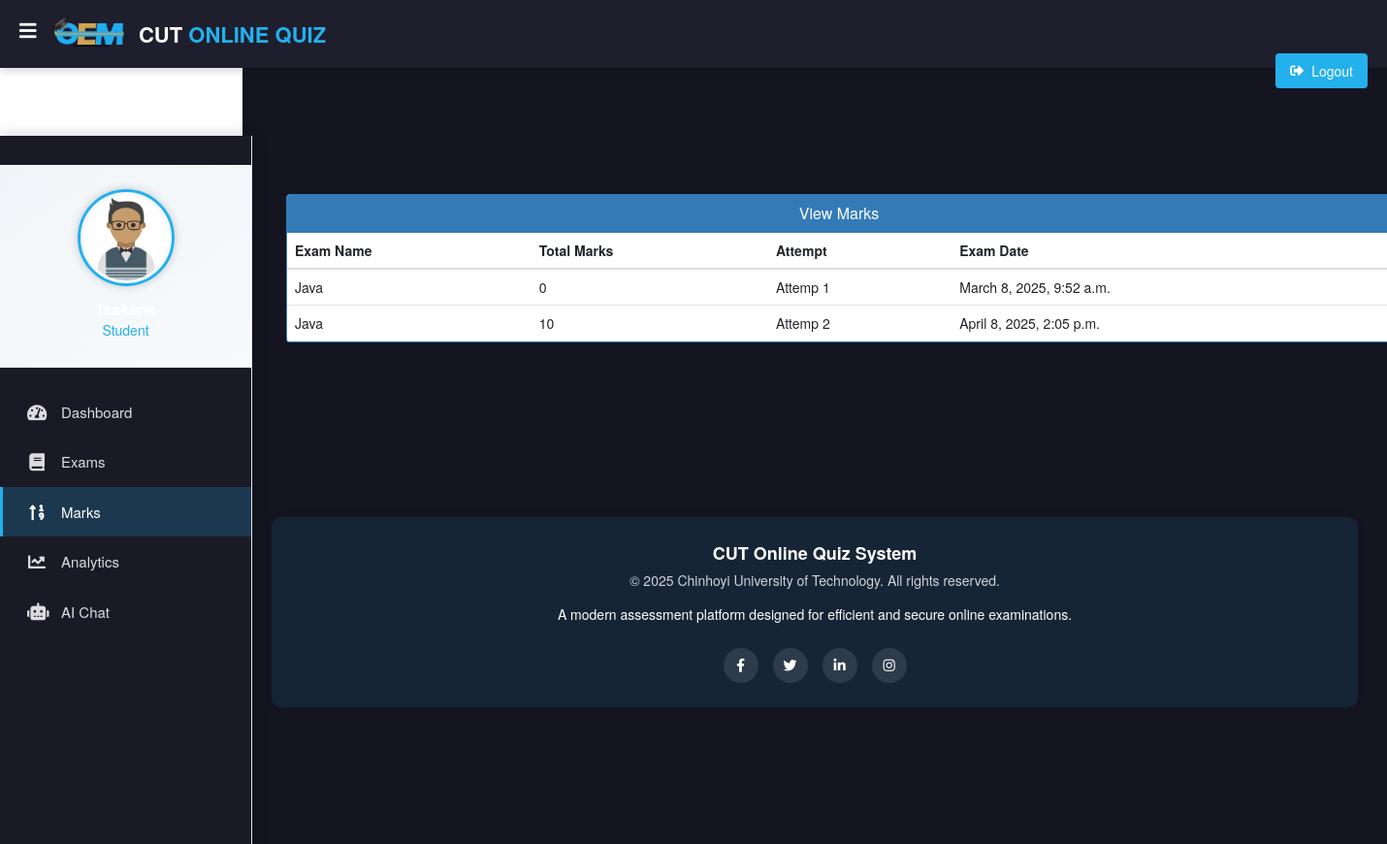
The app's page /student/check-marks/2 (signed in) with its own data.
### quiz/models.py (models this page shows)
class Result(models.Model):
    student = models.ForeignKey(Student,on_delete=models.CASCADE)
    exam = models.ForeignKey(Course,on_delete=models.CASCADE)
    marks = models.PositiveIntegerField()
    date = models.DateTimeField(auto_now=True)

class Course(models.Model):
   course_name = models.CharField(max_length=50)
   question_number = models.PositiveIntegerField()
   total_marks = models.PositiveIntegerField()
   is_timed = models.BooleanField(default=False, help_text="Whether this course has a time limit")
   total_time_minutes = models.PositiveIntegerField(default=0, help_text="Total time allowed for the quiz in minutes (0 = unlimited)")
   sequential_questions = models.BooleanField(default=False, help_text="Display questions one at a time sequentially")
   allow_backtracking = models.BooleanField(default=True, help_text="Whether students can go back to previous questions")
   security_level = models.CharField(max_length=50, choices=[
       ('low', 'Low - Basic protection'),
       ('medium', 'Medium - Prevent copy-paste and right-click'),
       ('high', 'High - Block dev tools and keyboard shortcuts')
   ], default='medium', help_text="Level of security measures to prevent cheating")
   def __str__(self):
        return self.course_name

### student/views.py (the view)
# urls.py: path('check-marks/<int:pk>', views.check_marks_view, name='check-marks'),
@login_required(login_url='studentlogin')
@user_passes_test(is_student)
def check_marks_view(request, pk):
    course=QMODEL.Course.objects.get(id=pk)
    student = models.Student.objects.get(user_id=request.user.id)
    results= QMODEL.Result.objects.all().filter(exam=course).filter(student=student)
    return render(request,'student/check_marks.html',{'results':results})

### student/views.py (called while the page is built)
def is_student(user):
    return user.groups.filter(name='STUDENT').exists()

### templates/student/check_marks.html (shortened to what this page needs)
{% extends 'student/studentbase.html' %}
{% block content %}
{%load static%}
<head>
  <link href="//netdna.bootstrapcdn.com/bootstrap/3.0.0/css/bootstrap.min.css" rel="stylesheet" id="bootstrap-css">
</head>
<br><br>
<div class="container">
  <div class="panel panel-primary">
    <div class="panel-heading">
      <h6 class="panel-title">View Marks</h6>
    </div>
    <table class="table table-hover" id="dev-table">
      <thead>
        <tr>
          <th>Exam Name</th>
          <th>Total Marks</th>
          <th>Attempt</th>
          <th>Exam Date</th>
        </tr>
      </thead>
      {% for t in results %}
      <tr>
        <td> {{t.exam}}</td>
        <td> {{t.marks}}</td>
        <td>Attemp {{ forloop.counter }}</td>
        <td> {{t.date}}</td>
      </tr>
      {% endfor %}
    </table>
  </div>
</div>
<br><br><br><br><br><br>
{% endblock content %}

### static/css/design-system.css (style rules this page uses)
:root { --primary-color: #2563eb; --secondary-color: #1e40af; --accent-color: #3b82f6; --warning-color: #ef4444; --success-color: #22c55e; --danger-color: #dc2626; --info-color: #0ea5e9; --bg-color: #f8fafc; --bg-secondary: #f1f5f9; --text-color: #1e293b; --text-muted: #64748b; --border-color: #e2e8f0; --card-bg: #ffffff; --card-shadow: 0 4px 6px -1px rgba(0, 0, 0, 0.1), 0 2px 4px -1px rgba(0, 0, 0, 0.06); --header-height: 70px; --sidebar-width: 260px; --sidebar-collapsed-width: 70px; --border-radius: 8px; --border-radius-lg: 12px; --transition-speed: 0.3s; }
body { font-family: 'Inter', sans-serif; background-color: var(--bg-color); color: var(--text-color); line-height: 1.6; }
h1, h2, h3, h4, h5, h6 { margin-top: 0; margin-bottom: 0.5rem; font-weight: 600; line-height: 1.2; color: var(--text-color); }
h6 { font-size: 1rem; }
.table { width: 100%; margin-bottom: 1rem; color: var(--text-color); vertical-align: top; border-color: var(--border-color); }
.table > :not(caption) > * > * { padding: 0.75rem; border-bottom-width: 1px; }
.table > thead { vertical-align: bottom; }

### templates/student/studentbase.html (style rules this page uses)
body { margin: 0; padding: 0; font-family: 'Inter', sans-serif; background-color: #1e1e2d; color: #ffffff; }

### templates/student/check_marks.html (style rules this page uses)
h6 { text-align: center; }

### records on screen
Result: exam "Java", marks "0", date "March 8, 2025, 9:52 a.m."
Result: exam "Java", marks "10", date "April 8, 2025, 2:05 p.m."
